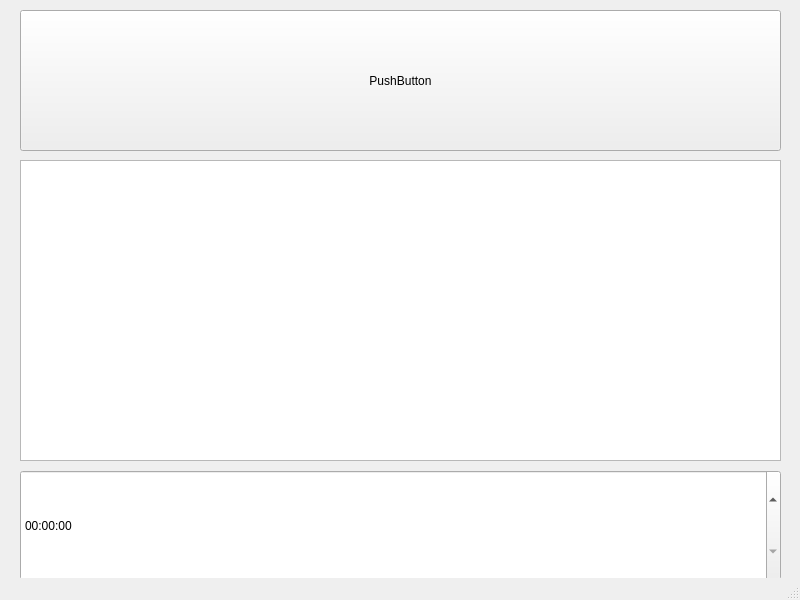
<?xml version="1.0" encoding="UTF-8"?>
<ui version="4.0">
 <class>MainWindow</class>
 <widget class="QMainWindow" name="MainWindow">
  <property name="geometry">
   <rect>
    <x>0</x>
    <y>0</y>
    <width>800</width>
    <height>600</height>
   </rect>
  </property>
  <property name="sizePolicy">
   <sizepolicy hsizetype="Fixed" vsizetype="Fixed">
    <horstretch>0</horstretch>
    <verstretch>0</verstretch>
   </sizepolicy>
  </property>
  <property name="minimumSize">
   <size>
    <width>800</width>
    <height>600</height>
   </size>
  </property>
  <property name="maximumSize">
   <size>
    <width>800</width>
    <height>600</height>
   </size>
  </property>
  <property name="windowTitle">
   <string>MainWindow</string>
  </property>
  <widget class="QWidget" name="centralwidget">
   <widget class="QPushButton" name="pushButton">
    <property name="geometry">
     <rect>
      <x>20</x>
      <y>10</y>
      <width>761</width>
      <height>141</height>
     </rect>
    </property>
    <property name="text">
     <string>PushButton</string>
    </property>
   </widget>
   <widget class="QPlainTextEdit" name="plainTextEdit">
    <property name="geometry">
     <rect>
      <x>20</x>
      <y>160</y>
      <width>761</width>
      <height>301</height>
     </rect>
    </property>
   </widget>
   <widget class="QTimeEdit" name="timeEdit">
    <property name="geometry">
     <rect>
      <x>20</x>
      <y>470</y>
      <width>761</width>
      <height>111</height>
     </rect>
    </property>
   </widget>
  </widget>
  <widget class="QStatusBar" name="statusbar"/>
 </widget>
 <resources/>
 <connections/>
</ui>
